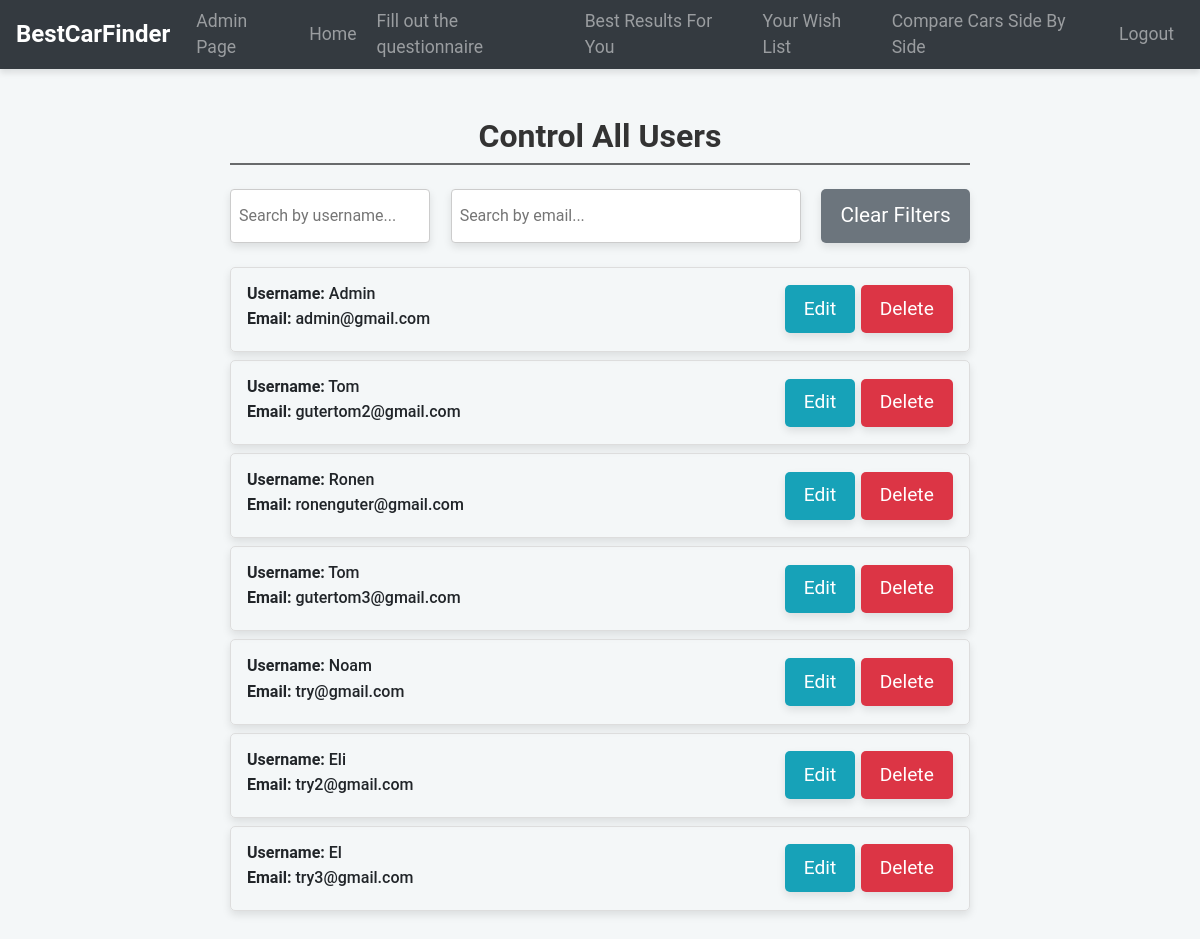
The app's page /user-control (signed in), older data.
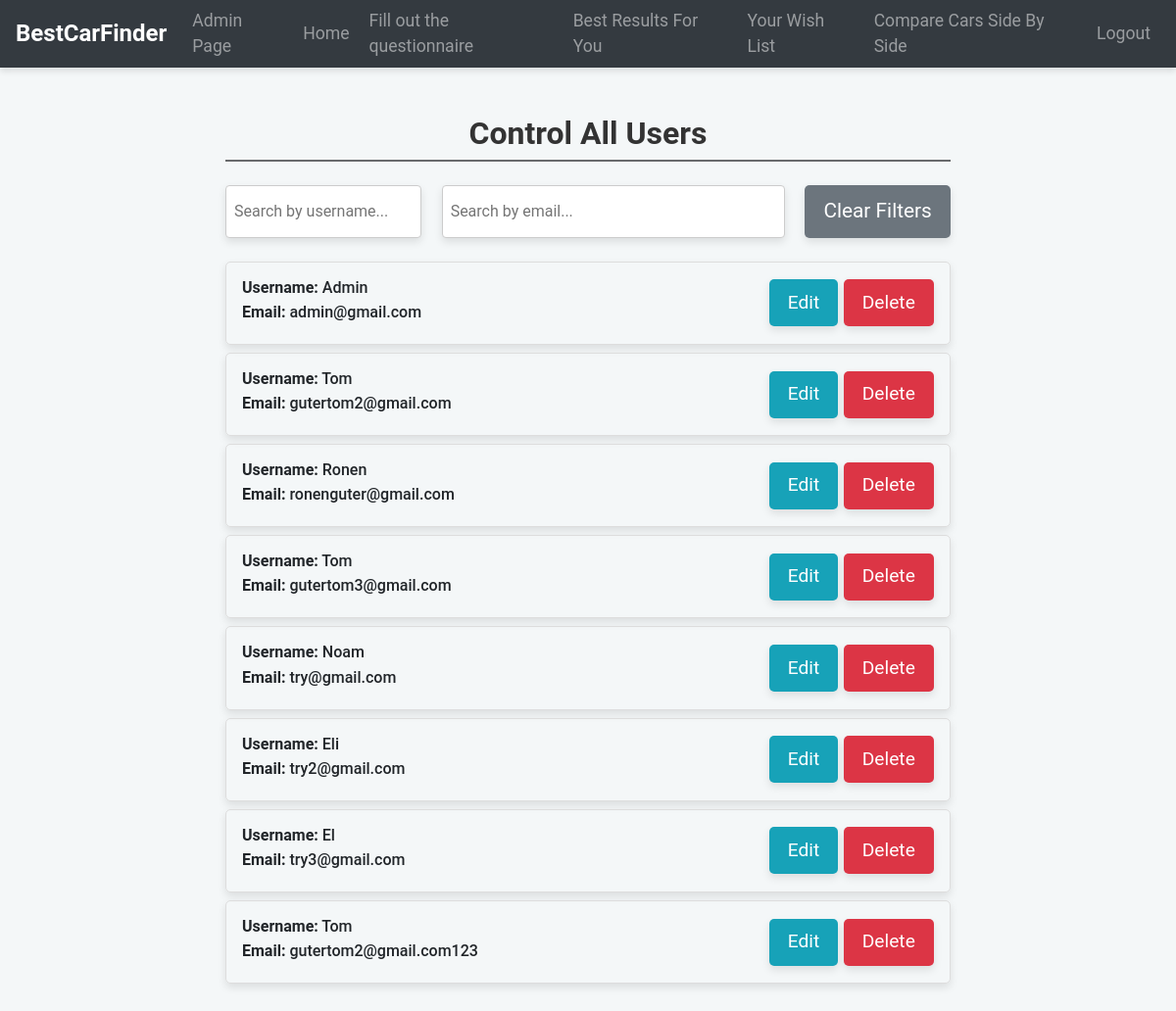
The same page, newer data.
### website/models.py (models this page shows)
class User(db.Model, UserMixin):
    id = db.Column(db.Integer, primary_key=True)
    email = db.Column(db.String(150), unique=True)
    password = db.Column(db.String(150))
    first_name = db.Column(db.String(150))
    created_at = db.Column(db.DateTime(timezone=True), default=func.now())
    notes = db.relationship('Note')

### website/admin.py (the view)
@admin.route('/user-control', methods=['GET', 'POST'])
@login_required
def user_control():
    users = User.query.all()
    return render_template('user-control.html', users=users, user=current_user)

### website/templates/user-control.html (shortened to what this page needs)
{% extends "base.html" %}
{% block content %}
<br />
<div class="container">
    <br />
    <h2 class="text-center mb-4 section-header">Control All Users</h2>
    <div class="search-box">
        <input type="text" id="usernameSearch" class="username-search" placeholder="Search by username...">
        <input type="text" id="emailSearch" class="email-search" placeholder="Search by email...">
        <button class="clear-filters-button" id="clearFilters">Clear Filters</button>
    </div>
    <div id="userList">
        <ul id="userListItems">
            {% for user in users %}
            <li class="user-item" data-username="{{ user.first_name }}" data-email="{{ user.email }}">
                <div class="user-info">
                    <h5 class="mb-1"><strong>Username:</strong> {{ user.first_name }}</h5>
                    <p class="mb-1"><strong>Email:</strong> {{ user.email }}</p>
                </div>
                <div class="user-actions">
                    <button class="edit" type="button" onclick="editUser('{{ user.id }}')">Edit</button>
                    <button class="delete" type="button" onclick="deleteUser('{{ user.id }}')">Delete</button>
                </div>
            </li>
            {% endfor %}
        </ul>
    </div>
</div>
<br />
{% endblock %}

Row changes from the older to the newer data that the page shows:
added User: first_name "Tom", email "gutertom2@gmail.com123"
